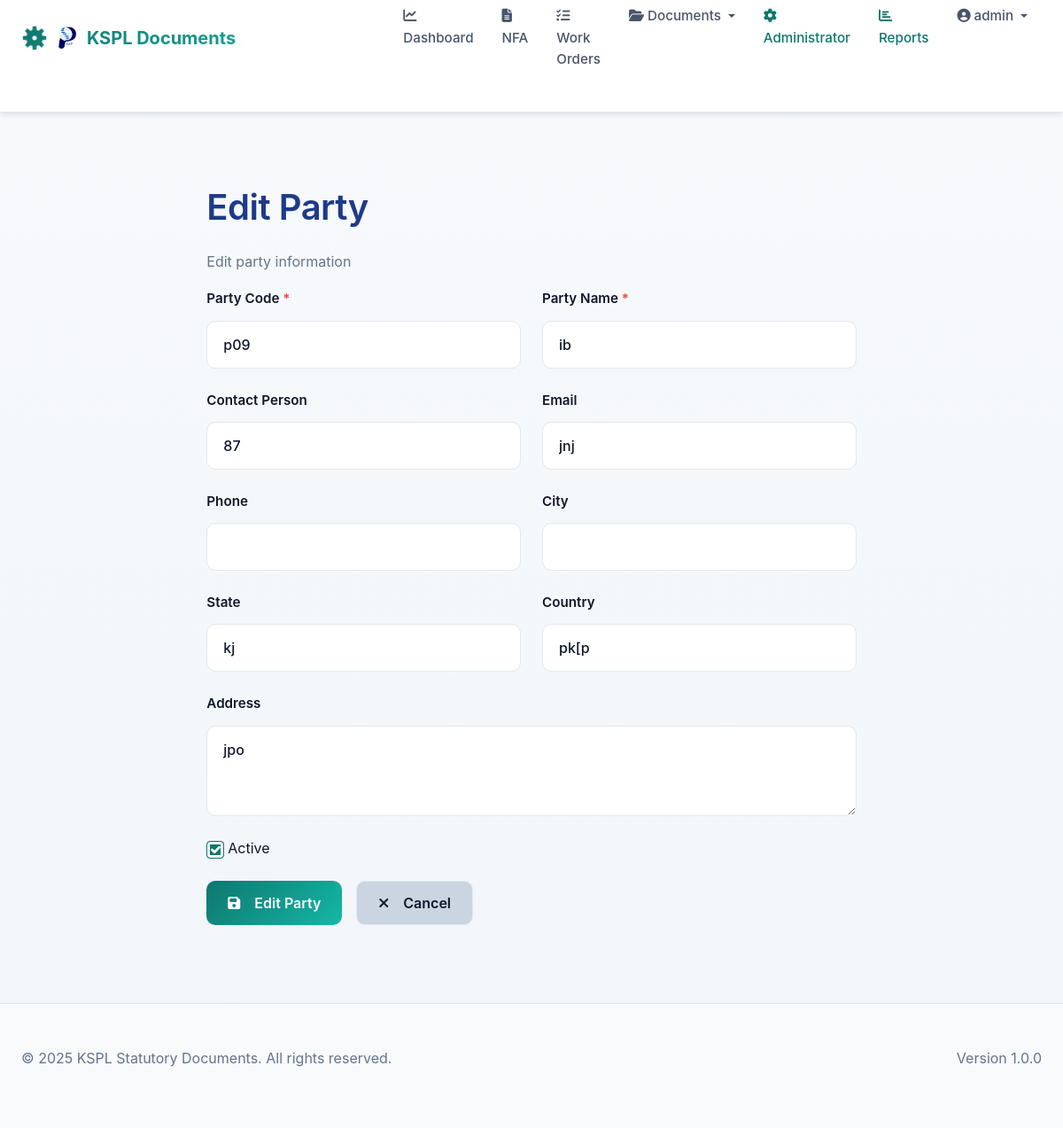
Screenshot of /admin/parties/1/edit (signed in) with the database file from the repository.
### models/__init__.py (models this page shows, shortened)
class User(UserMixin, db.Model):
    __tablename__ = 'users'
    id = db.Column(db.Integer, primary_key=True)
    username = db.Column(db.String(120), unique=True, nullable=False)
    email = db.Column(db.String(120), unique=True, nullable=False)
    password_hash = db.Column(db.String(255), nullable=False)
    first_name = db.Column(db.String(120))
    last_name = db.Column(db.String(120))
    department_id = db.Column(db.Integer, db.ForeignKey('departments.id'))
    is_active = db.Column(db.Boolean, default=True)
    created_at = db.Column(db.DateTime, default=datetime.utcnow)
    roles = db.relationship('Role', secondary='user_roles', backref=db.backref('users', lazy='dynamic'))
    department = db.relationship('Department', backref='users')
    def has_role(self, role_name):
        return any(role.name == role_name for role in self.roles)

class Party(db.Model):
    __tablename__ = 'parties'
    id = db.Column(db.Integer, primary_key=True)
    code = db.Column(db.String(120), unique=True, nullable=False)
    name = db.Column(db.String(255), nullable=False)
    contact_person = db.Column(db.String(255))
    email = db.Column(db.String(120))
    phone = db.Column(db.String(20))
    address = db.Column(db.Text)
    city = db.Column(db.String(120))
    state = db.Column(db.String(120))
    country = db.Column(db.String(120))
    is_active = db.Column(db.Boolean, default=True)
    created_at = db.Column(db.DateTime, default=datetime.utcnow)
    updated_at = db.Column(db.DateTime, default=datetime.utcnow, onupdate=datetime.utcnow)

### routes/admin.py (the view, shortened to what this page needs)
@admin_bp.route('/parties/<int:party_id>/edit', methods=['GET', 'POST'])
@login_required
@require_role('admin')
def party_edit(party_id):
    party = Party.query.get_or_404(party_id)
    return render_template('admin/party_form.html', party=party, action='Edit')

### utils/__init__.py (called while the page is built)
def require_role(role_name):
    def decorator(f):
        @wraps(f)
        def decorated_function(*args, **kwargs):
            if not current_user.is_authenticated:
                abort(401)
            user_role_names = [role.name for role in current_user.roles]
            if role_name not in user_role_names:
                abort(403)
            return f(*args, **kwargs)
        return decorated_function
    return decorator

### templates/admin/party_form.html
{% extends "index.html" %}
{% block content %}
<div class="container mt-4">
    <div class="row">
        <div class="col-md-8 offset-md-2">
            <h1 style="color: #1e3a8a; font-weight: 600;">{{ action }} Party</h1>
            <p class="text-muted">{{ action }} party information</p>
            <form method="POST" novalidate>
                <div class="row">
                    <div class="col-md-6">
                        <div class="mb-3">
                            <label for="code" class="form-label">Party Code <span class="text-danger">*</span></label>
                            <input type="text" class="form-control" id="code" name="code" value="{{ party.code if party else '' }}" {% if action == 'Edit' %}readonly{% endif %} required>
                        </div>
                    </div>
                    <div class="col-md-6">
                        <div class="mb-3">
                            <label for="name" class="form-label">Party Name <span class="text-danger">*</span></label>
                            <input type="text" class="form-control" id="name" name="name" value="{{ party.name if party else '' }}" required>
                        </div>
                    </div>
                </div>
                <div class="row">
                    <div class="col-md-6">
                        <div class="mb-3">
                            <label for="contact_person" class="form-label">Contact Person</label>
                            <input type="text" class="form-control" id="contact_person" name="contact_person" value="{{ party.contact_person if party else '' }}">
                        </div>
                    </div>
                    <div class="col-md-6">
                        <div class="mb-3">
                            <label for="email" class="form-label">Email</label>
                            <input type="email" class="form-control" id="email" name="email" value="{{ party.email if party else '' }}">
                        </div>
                    </div>
                </div>
                <div class="row">
                    <div class="col-md-6">
                        <div class="mb-3">
                            <label for="phone" class="form-label">Phone</label>
                            <input type="tel" class="form-control" id="phone" name="phone" value="{{ party.phone if party else '' }}">
                        </div>
                    </div>
                    <div class="col-md-6">
                        <div class="mb-3">
                            <label for="city" class="form-label">City</label>
                            <input type="text" class="form-control" id="city" name="city" value="{{ party.city if party else '' }}">
                        </div>
                    </div>
                </div>
                <div class="row">
                    <div class="col-md-6">
                        <div class="mb-3">
                            <label for="state" class="form-label">State</label>
                            <input type="text" class="form-control" id="state" name="state" value="{{ party.state if party else '' }}">
                        </div>
                    </div>
                    <div class="col-md-6">
                        <div class="mb-3">
                            <label for="country" class="form-label">Country</label>
                            <input type="text" class="form-control" id="country" name="country" value="{{ party.country if party else '' }}">
                        </div>
                    </div>
                </div>
                <div class="mb-3">
                    <label for="address" class="form-label">Address</label>
                    <textarea class="form-control" id="address" name="address" rows="3">{{ party.address if party else '' }}</textarea>
                </div>
                {% if party %}
                <div class="mb-3">
                    <div class="form-check">
                        <input class="form-check-input" type="checkbox" id="is_active" name="is_active" {% if party.is_active %}checked{% endif %}>
                        <label class="form-check-label" for="is_active">
                            Active
                        </label>
                    </div>
                </div>
                {% endif %}
                <div class="d-flex gap-2">
                    <button type="submit" class="btn btn-primary">
                        <i class="fas fa-save me-2"></i>{{ action }} Party
                    </button>
                    <a href="{{ url_for('admin.party_list') }}" class="btn btn-secondary">
                        <i class="fas fa-times me-2"></i>Cancel
                    </a>
                </div>
            </form>
        </div>
    </div>
</div>
{% endblock %}

### templates/index.html (shortened to what this page needs)
<!DOCTYPE html>
<html lang="en">
<head>
    <link href="https://cdn.jsdelivr.net/npm/bootstrap@5.1.3/dist/css/bootstrap.min.css" rel="stylesheet">
    <link rel="stylesheet" href="https://cdnjs.cloudflare.com/ajax/libs/font-awesome/6.4.0/css/all.min.css">
    <link rel="stylesheet" href="https://cdnjs.cloudflare.com/ajax/libs/tempusdominus-bootstrap-4/5.39.0/css/tempusdominus-bootstrap-4.min.css" />
    <link rel="stylesheet" href="{{ url_for('static', filename='main.css') }}">
</head>
<body>
    <nav class="navbar navbar-expand-lg navbar-light" style="padding: initial;">
        <div class="container-fluid px-4">
            <a class="navbar-brand d-flex align-items-center" href="{% if current_user.is_authenticated %}{% if current_user.has_role('admin') %}{{ url_for('admin.admin_dashboard') }}{% else %}{{ url_for('main.dashboard') }}{% endif %}{% else %}{{ url_for('auth.login') }}{% endif %}" style="gap: 12px;">
                <img style="max-width: 5%; height: auto;" src="{{ url_for('static', filename='images/ksp-logo.png') }}" alt="KSP Logo" height="40" class="img-fluid">
                <span>KSPL Documents</span>
            </a>
            <div class="collapse navbar-collapse" id="navbarNav">
                <ul class="navbar-nav ms-auto">
                    {% if current_user.is_authenticated %}
                        <li class="nav-item">
                            <a class="nav-link" href="{{ url_for('main.dashboard') }}">
                                <i class="fas fa-chart-line me-1"></i>Dashboard
                            </a>
                        </li>
                        <li class="nav-item">
                            <a class="nav-link" href="{{ url_for('main.nfa_list') }}">
                                <i class="fas fa-file-alt me-1"></i>NFA
                            </a>
                        </li>
                        <li class="nav-item">
                            <a class="nav-link" href="{{ url_for('main.work_order_list') }}">
                                <i class="fas fa-tasks me-1"></i>Work Orders
                            </a>
                        </li>
                        <li class="nav-item dropdown">
                            <a class="nav-link dropdown-toggle" href="#" id="documentsDropdown" role="button" data-bs-toggle="dropdown" aria-expanded="false">
                                <i class="fas fa-folder-open me-1"></i>Documents
                            </a>
                        </li>
                        <li class="nav-item">
                            <a class="nav-link text-primary" href="{{ url_for('admin.admin_dashboard') }}">
                                <i class="fas fa-cog me-1"></i>Administrator
                            </a>
                        </li>
                        <li class="nav-item">
                            <a class="nav-link text-primary" href="{{ url_for('admin.reports') }}">
                                <i class="fas fa-chart-bar me-1"></i>Reports
                            </a>
                        </li>
                        <li class="nav-item dropdown">
                            <a class="nav-link dropdown-toggle" href="#" id="userDropdown" role="button" data-bs-toggle="dropdown" aria-expanded="false">
                                <i class="fas fa-user-circle me-1"></i>{{ current_user.username }}
                            </a>
                        </li>
                    {% else %}
                        <li class="nav-item">
                            <a class="nav-link" href="{{ url_for('auth.login') }}">
                                <i class="fas fa-sign-in-alt me-1"></i>Login
                            </a>
                        </li>
                    {% endif %}
                </ul>
            </div>
        </div>
    </nav>
    <div class="container-fluid">
        {% block content %}{% endblock %}
    </div>
    <footer class="bg-light border-top mt-5 py-4">
        <div class="container-fluid px-4">
            <div class="row">
                <div class="col-md-6">
                    <p class="text-muted mb-0">© 2025 KSPL Statutory Documents. All rights reserved.</p>
                </div>
                <div class="col-md-6 text-md-end">
                    <p class="text-muted mb-0">Version 1.0.0</p>
                </div>
            </div>
        </div>
    </footer>
</body>
</html>

### rows the page displays
User: username "admin"
Party: code "p09", name "ib", contact_person "87", email "jnj", state "kj", country "pk[p", address "jpo", is_active "☑"

### other values shown
{{ action }} "Edit"
